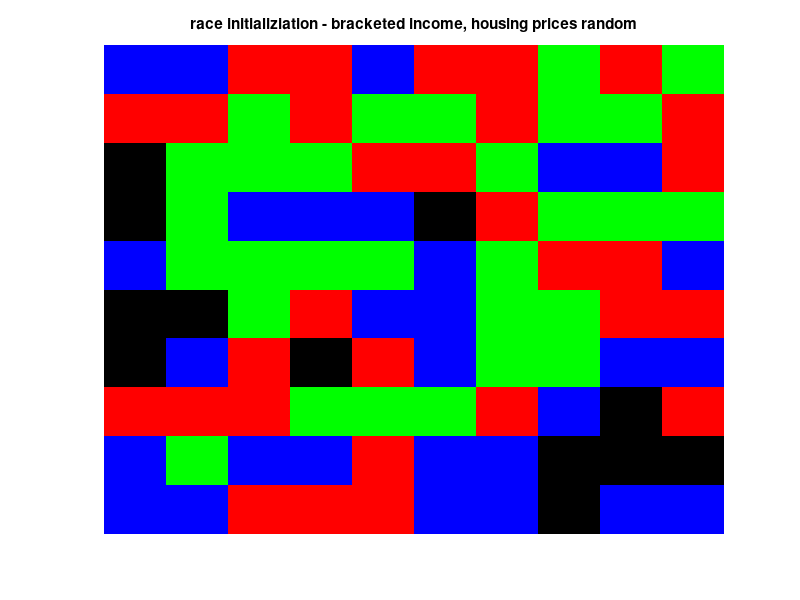
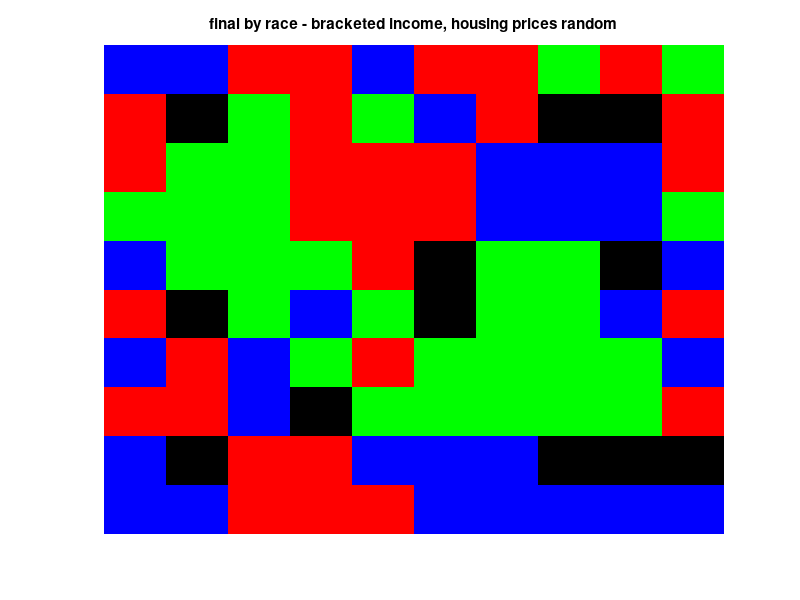
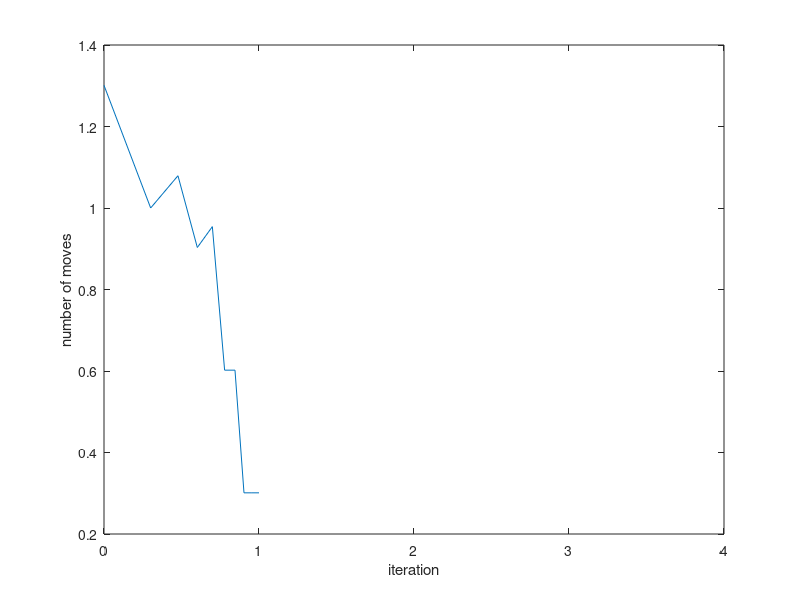

The MATLAB script that drew these images, in order:
% SYDE 332
% Racial Segregation Model Attempt

% size of grid
n = 10;

% proportion of vacancies
vacanicies_proportion = 0.1;

% number of races
T = 3;

% number of economic brackets
E = 3;

% colors
map = [0 0 0; 1 0 0; 0 1 0; 0 0 1];

% racial dispreference parameter
% minimum fraction of friends that I need to be satisfied (samenes)
F = 4/8;

max_iterations = 10000;

% initialize
z = zeros(n,n,3);

for i=1:n
    for j=1:n
        if rand > vacanicies_proportion
            z(i,j,1) = randi(T);
            z(i,j,2) = randi(E);
        end
        z(i,j,3) = randi(E);
    end
end

[row,col] = find(z(:,:,1)==0);
pos_vacancies = [row col];

figure,
imagesc(z(:,:,1));
colormap(map);
title('race initializiation - bracketed income, housing prices random');
axis('off');

% figure,
% imagesc(z(:,:,2));
% colormap(map);
% title('economics initializiation');
% axis('off');

number_of_moves = zeros(1,max_iterations);

%% run simulation
total_neighbours = 8;

for k=1:max_iterations
    x = randperm(n);
    for i=x
        y = randperm(n);
        for j=y
            if z(i,j)~=0
                not_like_me = 0;

                if i~=1 && z(i-1,j) ~= z(i,j) && z(i-1,j) ~=0
                    not_like_me = not_like_me +1;
                end
                if i~=n && z(i+1,j) ~= z(i,j) && z(i+1,j) ~=0
                    not_like_me = not_like_me +1;
                end
                if j~=1 && z(i,j-1) ~= z(i,j) && z(i,j-1) ~=0
                    not_like_me = not_like_me +1;
                end
                if j~=n && z(i,j+1) ~= z(i,j) && z(i,j+1) ~=0
                    not_like_me = not_like_me +1;
                end
                if i~=1 && j~=1 && z(i-1,j-1) ~= z(i,j) && z(i-1,j-1) ~= 0
                    not_like_me = not_like_me +1;
                end
                if i~=1 && j~=n && z(i-1,j+1) ~= z(i,j) && z(i-1,j+1) ~= 0
                    not_like_me = not_like_me +1;
                end
                if i~=n && j~=1 && z(i+1,j-1) ~= z(i,j) && z(i+1,j-1) ~= 0
                    not_like_me = not_like_me +1;
                end
                if i~=n && j~=n && z(i+1,j+1) ~= z(i,j) && z(i+1,j+1) ~= 0
                    not_like_me = not_like_me +1;
                end
                
                friends = total_neighbours - not_like_me;

                if friends/total_neighbours < F

                    new_x = randi(n);
                    new_y = randi(n);
                    
                    while (z(new_x,new_y,1) ~= 0) %%&& (z(new_x,new_y,3) > z(i,j,2))
                        new_x = randi(n);
                        new_y = randi(n);
                        disp('in da while loop')
                    end
                    
                    if z(new_x,new_y,3) <= z(i,j,2)
                        z(new_x,new_y,1) = z(i,j,1);
                        z(new_x,new_y,2) = z(i,j,2);
                        z(i,j,1) = 0;
                        z(i,j,2) = 0;
                        number_of_moves(k) = number_of_moves(k) + 1;
                    end
                    
%                     idx = randperm(length(pos_vacancies));
%                     
%                     p = 1;
%                     
%                     new_x = pos_vacancies(idx(p),1);
%                     new_y = pos_vacancies(idx(p),2);
% 
%                     z(new_x,new_y) = z(i,j);
%                     z(i,j) = 0;
%                     number_of_moves(k) = number_of_moves(k) + 1;
%                     pos_vacancies(idx(p),1) = i;
%                     pos_vacancies(idx(p),2) = j;
                    
                end
            end
%             imagesc(z(:,:,1));
%             colormap(map);
%             axis('off');
%             pause(0.001);

        end
    end
    if number_of_moves(k) == 0
        disp('number of iterations to convergence: ')
        disp(k);
        disp('total number of moves to convergence: ')
        disp(sum(number_of_moves))
        break;
    end
end

figure,
imagesc(z(:,:,1));
colormap(map);
axis('off');
title('final by race - bracketed income, housing prices random');

% figure,
% imagesc(z(:,:,2));
% colormap(map);
% axis('off');
% title('final by economics');

%% plot number of moves
iterant = 1:max_iterations;
figure,
plot(log10(iterant), log10(number_of_moves));
xlabel('iteration'),ylabel('number of moves');
